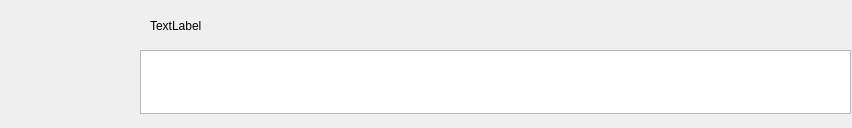
<?xml version="1.0" encoding="UTF-8"?>
<ui version="4.0">
 <class>Formlistitem</class>
 <widget class="QWidget" name="Formlistitem">
  <property name="geometry">
   <rect>
    <x>0</x>
    <y>0</y>
    <width>852</width>
    <height>128</height>
   </rect>
  </property>
  <property name="windowTitle">
   <string>Form</string>
  </property>
  <widget class="QLabel" name="label_icon">
   <property name="geometry">
    <rect>
     <x>10</x>
     <y>16</y>
     <width>96</width>
     <height>96</height>
    </rect>
   </property>
   <property name="sizePolicy">
    <sizepolicy hsizetype="Fixed" vsizetype="Fixed">
     <horstretch>0</horstretch>
     <verstretch>0</verstretch>
    </sizepolicy>
   </property>
   <property name="text">
    <string/>
   </property>
   <property name="pixmap">
    <pixmap>C:/Users/振威/Downloads/蔬菜.png</pixmap>
   </property>
   <property name="scaledContents">
    <bool>true</bool>
   </property>
  </widget>
  <widget class="QLabel" name="label_name">
   <property name="geometry">
    <rect>
     <x>150</x>
     <y>10</y>
     <width>891</width>
     <height>31</height>
    </rect>
   </property>
   <property name="text">
    <string>TextLabel</string>
   </property>
  </widget>
  <widget class="QTextBrowser" name="textBrowser_note">
   <property name="geometry">
    <rect>
     <x>140</x>
     <y>50</y>
     <width>711</width>
     <height>64</height>
    </rect>
   </property>
  </widget>
 </widget>
 <resources/>
 <connections/>
</ui>
